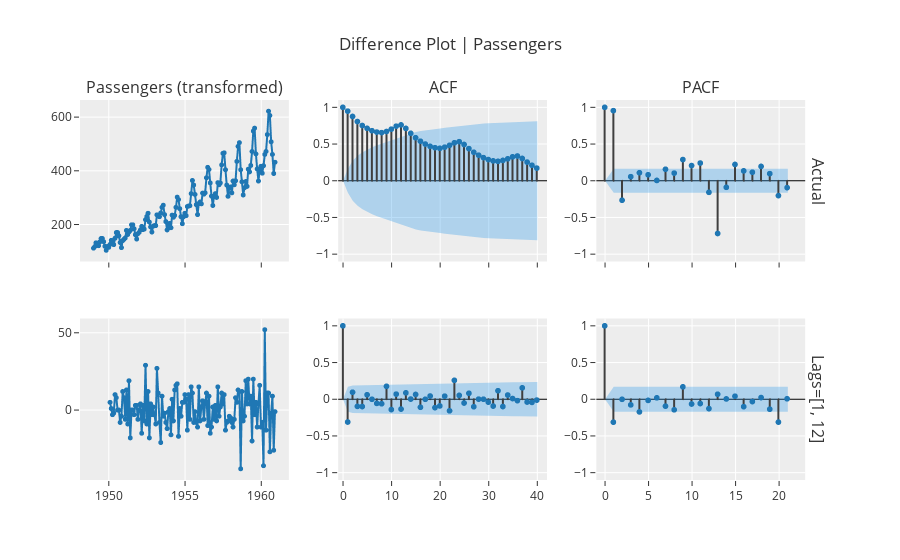

Notebook code cell kept with this figure:
### Code cell
exp.plot_model(plot="diff", data_kwargs={"lags_list": [[1,12]], "acf": True, "pacf": True})

### Figure 1 — Plotly figure (JSON) as saved in the notebook; plotly's stock layout.template omitted (floating-point values rounded to 4 significant figures; data arrays with more than 128 entries replaced by an {"elided": "..."} marker saying what was removed)
{"data": [{"line": {"color": "rgb(31, 119, 180)", "width": 2}, "marker": {"color": "rgb(31, 119, 180)", "size": 5}, "mode": "lines+markers", "name": "Actual", "showlegend": false, "type": "scattergl", "x": {"elided": "144 str values"}, "xaxis": "x", "y": {"elided": "144 int values"}, "yaxis": "y"}, {"line": {"color": "#3f3f3f"}, "mode": "lines", "name": "Actual", "showlegend": false, "type": "scattergl", "x": [0, 0], "xaxis": "x2", "y": [0, 1], "yaxis": "y2"}, {"line": {"color": "#3f3f3f"}, "mode": "lines", "name": "Actual", "showlegend": false, "type": "scattergl", "x": [1, 1], "xaxis": "x2", "y": [0, 0.948], "yaxis": "y2"}, {"line": {"color": "#3f3f3f"}, "mode": "lines", "name": "Actual", "showlegend": false, "type": "scattergl", "x": [2, 2], "xaxis": "x2", "y": [0, 0.8756], "yaxis": "y2"}, {"line": {"color": "#3f3f3f"}, "mode": "lines", "name": "Actual", "showlegend": false, "type": "scattergl", "x": [3, 3], "xaxis": "x2", "y": [0, 0.8067], "yaxis": "y2"}, {"line": {"color": "#3f3f3f"}, "mode": "lines", "name": "Actual", "showlegend": false, "type": "scattergl", "x": [4, 4], "xaxis": "x2", "y": [0, 0.7526], "yaxis": "y2"}, {"line": {"color": "#3f3f3f"}, "mode": "lines", "name": "Actual", "showlegend": false, "type": "scattergl", "x": [5, 5], "xaxis": "x2", "y": [0, 0.7138], "yaxis": "y2"}, {"line": {"color": "#3f3f3f"}, "mode": "lines", "name": "Actual", "showlegend": false, "type": "scattergl", "x": [6, 6], "xaxis": "x2", "y": [0, 0.6817], "yaxis": "y2"}, {"line": {"color": "#3f3f3f"}, "mode": "lines", "name": "Actual", "showlegend": false, "type": "scattergl", "x": [7, 7], "xaxis": "x2", "y": [0, 0.6629], "yaxis": "y2"}, {"line": {"color": "#3f3f3f"}, "mode": "lines", "name": "Actual", "showlegend": false, "type": "scattergl", "x": [8, 8], "xaxis": "x2", "y": [0, 0.6556], "yaxis": "y2"}, {"line": {"color": "#3f3f3f"}, "mode": "lines", "name": "Actual", "showlegend": false, "type": "scattergl", "x": [9, 9], "xaxis": "x2", "y": [0, 0.6709], "yaxis": "y2"}, {"line": {"color": "#3f3f3f"}, "mode": "lines", "name": "Actual", "showlegend": false, "type": "scattergl", "x": [10, 10], "xaxis": "x2", "y": [0, 0.7027], "yaxis": "y2"}, {"line": {"color": "#3f3f3f"}, "mode": "lines", "name": "Actual", "showlegend": false, "type": "scattergl", "x": [11, 11], "xaxis": "x2", "y": [0, 0.7432], "yaxis": "y2"}, {"line": {"color": "#3f3f3f"}, "mode": "lines", "name": "Actual", "showlegend": false, "type": "scattergl", "x": [12, 12], "xaxis": "x2", "y": [0, 0.7604], "yaxis": "y2"}, {"line": {"color": "#3f3f3f"}, "mode": "lines", "name": "Actual", "showlegend": false, "type": "scattergl", "x": [13, 13], "xaxis": "x2", "y": [0, 0.7127], "yaxis": "y2"}, {"line": {"color": "#3f3f3f"}, "mode": "lines", "name": "Actual", "showlegend": false, "type": "scattergl", "x": [14, 14], "xaxis": "x2", "y": [0, 0.6463], "yaxis": "y2"}, {"line": {"color": "#3f3f3f"}, "mode": "lines", "name": "Actual", "showlegend": false, "type": "scattergl", "x": [15, 15], "xaxis": "x2", "y": [0, 0.5859], "yaxis": "y2"}, {"line": {"color": "#3f3f3f"}, "mode": "lines", "name": "Actual", "showlegend": false, "type": "scattergl", "x": [16, 16], "xaxis": "x2", "y": [0, 0.538], "yaxis": "y2"}, {"line": {"color": "#3f3f3f"}, "mode": "lines", "name": "Actual", "showlegend": false, "type": "scattergl", "x": [17, 17], "xaxis": "x2", "y": [0, 0.4997], "yaxis": "y2"}, {"line": {"color": "#3f3f3f"}, "mode": "lines", "name": "Actual", "showlegend": false, "type": "scattergl", "x": [18, 18], "xaxis": "x2", "y": [0, 0.4687], "yaxis": "y2"}, {"line": {"color": "#3f3f3f"}, "mode": "lines", "name": "Actual", "showlegend": false, "type": "scattergl", "x": [19, 19], "xaxis": "x2", "y": [0, 0.4499], "yaxis": "y2"}, {"line": {"color": "#3f3f3f"}, "mode": "lines", "name": "Actual", "showlegend": false, "type": "scattergl", "x": [20, 20], "xaxis": "x2", "y": [0, 0.4416], "yaxis": "y2"}, {"line": {"color": "#3f3f3f"}, "mode": "lines", "name": "Actual", "showlegend": false, "type": "scattergl", "x": [21, 21], "xaxis": "x2", "y": [0, 0.4572], "yaxis": "y2"}, {"line": {"color": "#3f3f3f"}, "mode": "lines", "name": "Actual", "showlegend": false, "type": "scattergl", "x": [22, 22], "xaxis": "x2", "y": [0, 0.4825], "yaxis": "y2"}, {"line": {"color": "#3f3f3f"}, "mode": "lines", "name": "Actual", "showlegend": false, "type": "scattergl", "x": [23, 23], "xaxis": "x2", "y": [0, 0.5171], "yaxis": "y2"}, {"line": {"color": "#3f3f3f"}, "mode": "lines", "name": "Actual", "showlegend": false, "type": "scattergl", "x": [24, 24], "xaxis": "x2", "y": [0, 0.5322], "yaxis": "y2"}, {"line": {"color": "#3f3f3f"}, "mode": "lines", "name": "Actual", "showlegend": false, "type": "scattergl", "x": [25, 25], "xaxis": "x2", "y": [0, 0.494], "yaxis": "y2"}, {"line": {"color": "#3f3f3f"}, "mode": "lines", "name": "Actual", "showlegend": false, "type": "scattergl", "x": [26, 26], "xaxis": "x2", "y": [0, 0.4377], "yaxis": "y2"}, {"line": {"color": "#3f3f3f"}, "mode": "lines", "name": "Actual", "showlegend": false, "type": "scattergl", "x": [27, 27], "xaxis": "x2", "y": [0, 0.3876], "yaxis": "y2"}, {"line": {"color": "#3f3f3f"}, "mode": "lines", "name": "Actual", "showlegend": false, "type": "scattergl", "x": [28, 28], "xaxis": "x2", "y": [0, 0.348], "yaxis": "y2"}, {"line": {"color": "#3f3f3f"}, "mode": "lines", "name": "Actual", "showlegend": false, "type": "scattergl", "x": [29, 29], "xaxis": "x2", "y": [0, 0.315], "yaxis": "y2"}, {"line": {"color": "#3f3f3f"}, "mode": "lines", "name": "Actual", "showlegend": false, "type": "scattergl", "x": [30, 30], "xaxis": "x2", "y": [0, 0.2885], "yaxis": "y2"}, {"line": {"color": "#3f3f3f"}, "mode": "lines", "name": "Actual", "showlegend": false, "type": "scattergl", "x": [31, 31], "xaxis": "x2", "y": [0, 0.2708], "yaxis": "y2"}, {"line": {"color": "#3f3f3f"}, "mode": "lines", "name": "Actual", "showlegend": false, "type": "scattergl", "x": [32, 32], "xaxis": "x2", "y": [0, 0.2643], "yaxis": "y2"}, {"line": {"color": "#3f3f3f"}, "mode": "lines", "name": "Actual", "showlegend": false, "type": "scattergl", "x": [33, 33], "xaxis": "x2", "y": [0, 0.2768], "yaxis": "y2"}, {"line": {"color": "#3f3f3f"}, "mode": "lines", "name": "Actual", "showlegend": false, "type": "scattergl", "x": [34, 34], "xaxis": "x2", "y": [0, 0.2985], "yaxis": "y2"}, {"line": {"color": "#3f3f3f"}, "mode": "lines", "name": "Actual", "showlegend": false, "type": "scattergl", "x": [35, 35], "xaxis": "x2", "y": [0, 0.3256], "yaxis": "y2"}, {"line": {"color": "#3f3f3f"}, "mode": "lines", "name": "Actual", "showlegend": false, "type": "scattergl", "x": [36, 36], "xaxis": "x2", "y": [0, 0.337], "yaxis": "y2"}, {"line": {"color": "#3f3f3f"}, "mode": "lines", "name": "Actual", "showlegend": false, "type": "scattergl", "x": [37, 37], "xaxis": "x2", "y": [0, 0.3033], "yaxis": "y2"}, {"line": {"color": "#3f3f3f"}, "mode": "lines", "name": "Actual", "showlegend": false, "type": "scattergl", "x": [38, 38], "xaxis": "x2", "y": [0, 0.254], "yaxis": "y2"}, {"line": {"color": "#3f3f3f"}, "mode": "lines", "name": "Actual", "showlegend": false, "type": "scattergl", "x": [39, 39], "xaxis": "x2", "y": [0, 0.2107], "yaxis": "y2"}, {"line": {"color": "#3f3f3f"}, "mode": "lines", "name": "Actual", "showlegend": false, "type": "scattergl", "x": [40, 40], "xaxis": "x2", "y": [0, 0.1722], "yaxis": "y2"}, {"marker": {"color": "#1f77b4", "size": 6}, "mode": "markers", "name": "Actual", "showlegend": false, "type": "scattergl", "x": [0, 1, 2, 3, 4, 5, 6, 7, 8, 9, 10, 11, 12, 13, 14, 15, 16, 17, 18, 19, 20, 21, 22, 23, 24, 25, 26, 27, 28, 29, 30, 31, 32, 33, 34, 35, 36, 37, 38, 39, 40], "xaxis": "x2", "y": [1, 0.948, 0.8756, 0.8067, 0.7526, 0.7138, 0.6817, 0.6629, 0.6556, 0.6709, 0.7027, 0.7432, 0.7604, 0.7127, 0.6463, 0.5859, 0.538, 0.4997, 0.4687, 0.4499, 0.4416, 0.4572, 0.4825, 0.5171, 0.5322, 0.494, 0.4377, 0.3876, 0.348, 0.315, 0.2885, 0.2708, 0.2643, 0.2768, 0.2985, 0.3256, 0.337, 0.3033, 0.254, 0.2107, 0.1722], "yaxis": "y2"}, {"line": {"color": "rgba(255,255,255,0)"}, "mode": "lines", "name": "UC", "showlegend": false, "type": "scatter", "x": [0, 1, 2, 3, 4, 5, 6, 7, 8, 9, 10, 11, 12, 13, 14, 15, 16, 17, 18, 19, 20, 21, 22, 23, 24, 25, 26, 27, 28, 29, 30, 31, 32, 33, 34, 35, 36, 37, 38, 39, 40], "xaxis": "x2", "y": [0, 0.1633, 0.2732, 0.3399, 0.3876, 0.4248, 0.4557, 0.4821, 0.5059, 0.528, 0.5503, 0.5738, 0.5989, 0.6241, 0.6455, 0.6625, 0.6762, 0.6875, 0.6971, 0.7055, 0.7131, 0.7204, 0.7281, 0.7365, 0.7462, 0.7562, 0.7648, 0.7714, 0.7766, 0.7808, 0.7841, 0.787, 0.7895, 0.7918, 0.7944, 0.7974, 0.8009, 0.8047, 0.8077, 0.8099, 0.8113], "yaxis": "y2"}, {"fill": "tonexty", "fillcolor": "rgba(32, 146, 230,0.3)", "line": {"color": "rgba(255,255,255,0)"}, "mode": "lines", "name": "LC", "showlegend": false, "type": "scatter", "x": [0, 1, 2, 3, 4, 5, 6, 7, 8, 9, 10, 11, 12, 13, 14, 15, 16, 17, 18, 19, 20, 21, 22, 23, 24, 25, 26, 27, 28, 29, 30, 31, 32, 33, 34, 35, 36, 37, 38, 39, 40], "xaxis": "x2", "y": [0, -0.1633, -0.2732, -0.3399, -0.3876, -0.4248, -0.4557, -0.4821, -0.5059, -0.528, -0.5503, -0.5738, -0.5989, -0.6241, -0.6455, -0.6625, -0.6762, -0.6875, -0.6971, -0.7055, -0.7131, -0.7204, -0.7281, -0.7365, -0.7462, -0.7562, -0.7648, -0.7714, -0.7766, -0.7808, -0.7841, -0.787, -0.7895, -0.7918, -0.7944, -0.7974, -0.8009, -0.8047, -0.8077, -0.8099, -0.8113], "yaxis": "y2"}, {"line": {"color": "#3f3f3f"}, "mode": "lines", "name": "Actual", "showlegend": false, "type": "scattergl", "x": [0, 0], "xaxis": "x3", "y": [0, 1], "yaxis": "y3"}, {"line": {"color": "#3f3f3f"}, "mode": "lines", "name": "Actual", "showlegend": false, "type": "scattergl", "x": [1, 1], "xaxis": "x3", "y": [0, 0.9547], "yaxis": "y3"}, {"line": {"color": "#3f3f3f"}, "mode": "lines", "name": "Actual", "showlegend": false, "type": "scattergl", "x": [2, 2], "xaxis": "x3", "y": [0, -0.2653], "yaxis": "y3"}, {"line": {"color": "#3f3f3f"}, "mode": "lines", "name": "Actual", "showlegend": false, "type": "scattergl", "x": [3, 3], "xaxis": "x3", "y": [0, 0.05547], "yaxis": "y3"}, {"line": {"color": "#3f3f3f"}, "mode": "lines", "name": "Actual", "showlegend": false, "type": "scattergl", "x": [4, 4], "xaxis": "x3", "y": [0, 0.1089], "yaxis": "y3"}, {"line": {"color": "#3f3f3f"}, "mode": "lines", "name": "Actual", "showlegend": false, "type": "scattergl", "x": [5, 5], "xaxis": "x3", "y": [0, 0.08113], "yaxis": "y3"}, {"line": {"color": "#3f3f3f"}, "mode": "lines", "name": "Actual", "showlegend": false, "type": "scattergl", "x": [6, 6], "xaxis": "x3", "y": [0, 0.004125], "yaxis": "y3"}, {"line": {"color": "#3f3f3f"}, "mode": "lines", "name": "Actual", "showlegend": false, "type": "scattergl", "x": [7, 7], "xaxis": "x3", "y": [0, 0.1562], "yaxis": "y3"}, {"line": {"color": "#3f3f3f"}, "mode": "lines", "name": "Actual", "showlegend": false, "type": "scattergl", "x": [8, 8], "xaxis": "x3", "y": [0, 0.1037], "yaxis": "y3"}, {"line": {"color": "#3f3f3f"}, "mode": "lines", "name": "Actual", "showlegend": false, "type": "scattergl", "x": [9, 9], "xaxis": "x3", "y": [0, 0.2888], "yaxis": "y3"}, {"line": {"color": "#3f3f3f"}, "mode": "lines", "name": "Actual", "showlegend": false, "type": "scattergl", "x": [10, 10], "xaxis": "x3", "y": [0, 0.2069], "yaxis": "y3"}, {"line": {"color": "#3f3f3f"}, "mode": "lines", "name": "Actual", "showlegend": false, "type": "scattergl", "x": [11, 11], "xaxis": "x3", "y": [0, 0.2411], "yaxis": "y3"}, {"line": {"color": "#3f3f3f"}, "mode": "lines", "name": "Actual", "showlegend": false, "type": "scattergl", "x": [12, 12], "xaxis": "x3", "y": [0, -0.158], "yaxis": "y3"}, {"line": {"color": "#3f3f3f"}, "mode": "lines", "name": "Actual", "showlegend": false, "type": "scattergl", "x": [13, 13], "xaxis": "x3", "y": [0, -0.7183], "yaxis": "y3"}, {"line": {"color": "#3f3f3f"}, "mode": "lines", "name": "Actual", "showlegend": false, "type": "scattergl", "x": [14, 14], "xaxis": "x3", "y": [0, -0.08948], "yaxis": "y3"}, {"line": {"color": "#3f3f3f"}, "mode": "lines", "name": "Actual", "showlegend": false, "type": "scattergl", "x": [15, 15], "xaxis": "x3", "y": [0, 0.2216], "yaxis": "y3"}, {"line": {"color": "#3f3f3f"}, "mode": "lines", "name": "Actual", "showlegend": false, "type": "scattergl", "x": [16, 16], "xaxis": "x3", "y": [0, 0.1346], "yaxis": "y3"}, {"line": {"color": "#3f3f3f"}, "mode": "lines", "name": "Actual", "showlegend": false, "type": "scattergl", "x": [17, 17], "xaxis": "x3", "y": [0, 0.1156], "yaxis": "y3"}, {"line": {"color": "#3f3f3f"}, "mode": "lines", "name": "Actual", "showlegend": false, "type": "scattergl", "x": [18, 18], "xaxis": "x3", "y": [0, 0.1948], "yaxis": "y3"}, {"line": {"color": "#3f3f3f"}, "mode": "lines", "name": "Actual", "showlegend": false, "type": "scattergl", "x": [19, 19], "xaxis": "x3", "y": [0, 0.09666], "yaxis": "y3"}, {"line": {"color": "#3f3f3f"}, "mode": "lines", "name": "Actual", "showlegend": false, "type": "scattergl", "x": [20, 20], "xaxis": "x3", "y": [0, -0.2022], "yaxis": "y3"}, {"line": {"color": "#3f3f3f"}, "mode": "lines", "name": "Actual", "showlegend": false, "type": "scattergl", "x": [21, 21], "xaxis": "x3", "y": [0, -0.09364], "yaxis": "y3"}, {"marker": {"color": "#1f77b4", "size": 6}, "mode": "markers", "name": "Actual", "showlegend": false, "type": "scattergl", "x": [0, 1, 2, 3, 4, 5, 6, 7, 8, 9, 10, 11, 12, 13, 14, 15, 16, 17, 18, 19, 20, 21], "xaxis": "x3", "y": [1, 0.9547, -0.2653, 0.05547, 0.1089, 0.08113, 0.004125, 0.1562, 0.1037, 0.2888, 0.2069, 0.2411, -0.158, -0.7183, -0.08948, 0.2216, 0.1346, 0.1156, 0.1948, 0.09666, -0.2022, -0.09364], "yaxis": "y3"}, {"line": {"color": "rgba(255,255,255,0)"}, "mode": "lines", "name": "UC", "showlegend": false, "type": "scatter", "x": [0, 1, 2, 3, 4, 5, 6, 7, 8, 9, 10, 11, 12, 13, 14, 15, 16, 17, 18, 19, 20, 21], "xaxis": "x3", "y": [0, 0.1633, 0.1633, 0.1633, 0.1633, 0.1633, 0.1633, 0.1633, 0.1633, 0.1633, 0.1633, 0.1633, 0.1633, 0.1633, 0.1633, 0.1633, 0.1633, 0.1633, 0.1633, 0.1633, 0.1633, 0.1633], "yaxis": "y3"}, {"fill": "tonexty", "fillcolor": "rgba(32, 146, 230,0.3)", "line": {"color": "rgba(255,255,255,0)"}, "mode": "lines", "name": "LC", "showlegend": false, "type": "scatter", "x": [0, 1, 2, 3, 4, 5, 6, 7, 8, 9, 10, 11, 12, 13, 14, 15, 16, 17, 18, 19, 20, 21], "xaxis": "x3", "y": [0, -0.1633, -0.1633, -0.1633, -0.1633, -0.1633, -0.1633, -0.1633, -0.1633, -0.1633, -0.1633, -0.1633, -0.1633, -0.1633, -0.1633, -0.1633, -0.1633, -0.1633, -0.1633, -0.1633, -0.1633, -0.1633], "yaxis": "y3"}, {"line": {"color": "rgb(31, 119, 180)", "width": 2}, "marker": {"color": "rgb(31, 119, 180)", "size": 5}, "mode": "lines+markers", "name": "Lags=[1, 12]", "showlegend": false, "type": "scattergl", "x": {"elided": "131 str values"}, "xaxis": "x4", "y": {"elided": "131 int values"}, "yaxis": "y4"}, {"line": {"color": "#3f3f3f"}, "mode": "lines", "name": "Lags=[1, 12]", "showlegend": false, "type": "scattergl", "x": [0, 0], "xaxis": "x5", "y": [0, 1], "yaxis": "y5"}, {"line": {"color": "#3f3f3f"}, "mode": "lines", "name": "Lags=[1, 12]", "showlegend": false, "type": "scattergl", "x": [1, 1], "xaxis": "x5", "y": [0, -0.3098], "yaxis": "y5"}, {"line": {"color": "#3f3f3f"}, "mode": "lines", "name": "Lags=[1, 12]", "showlegend": false, "type": "scattergl", "x": [2, 2], "xaxis": "x5", "y": [0, 0.09535], "yaxis": "y5"}, {"line": {"color": "#3f3f3f"}, "mode": "lines", "name": "Lags=[1, 12]", "showlegend": false, "type": "scattergl", "x": [3, 3], "xaxis": "x5", "y": [0, -0.09689], "yaxis": "y5"}, {"line": {"color": "#3f3f3f"}, "mode": "lines", "name": "Lags=[1, 12]", "showlegend": false, "type": "scattergl", "x": [4, 4], "xaxis": "x5", "y": [0, -0.099], "yaxis": "y5"}, {"line": {"color": "#3f3f3f"}, "mode": "lines", "name": "Lags=[1, 12]", "showlegend": false, "type": "scattergl", "x": [5, 5], "xaxis": "x5", "y": [0, 0.061], "yaxis": "y5"}, {"line": {"color": "#3f3f3f"}, "mode": "lines", "name": "Lags=[1, 12]", "showlegend": false, "type": "scattergl", "x": [6, 6], "xaxis": "x5", "y": [0, -0.0002878], "yaxis": "y5"}, {"line": {"color": "#3f3f3f"}, "mode": "lines", "name": "Lags=[1, 12]", "showlegend": false, "type": "scattergl", "x": [7, 7], "xaxis": "x5", "y": [0, -0.05611], "yaxis": "y5"}, {"line": {"color": "#3f3f3f"}, "mode": "lines", "name": "Lags=[1, 12]", "showlegend": false, "type": "scattergl", "x": [8, 8], "xaxis": "x5", "y": [0, -0.06097], "yaxis": "y5"}, {"line": {"color": "#3f3f3f"}, "mode": "lines", "name": "Lags=[1, 12]", "showlegend": false, "type": "scattergl", "x": [9, 9], "xaxis": "x5", "y": [0, 0.1759], "yaxis": "y5"}, {"line": {"color": "#3f3f3f"}, "mode": "lines", "name": "Lags=[1, 12]", "showlegend": false, "type": "scattergl", "x": [10, 10], "xaxis": "x5", "y": [0, -0.1403], "yaxis": "y5"}, {"line": {"color": "#3f3f3f"}, "mode": "lines", "name": "Lags=[1, 12]", "showlegend": false, "type": "scattergl", "x": [11, 11], "xaxis": "x5", "y": [0, 0.06974], "yaxis": "y5"}, {"line": {"color": "#3f3f3f"}, "mode": "lines", "name": "Lags=[1, 12]", "showlegend": false, "type": "scattergl", "x": [12, 12], "xaxis": "x5", "y": [0, -0.1337], "yaxis": "y5"}, {"line": {"color": "#3f3f3f"}, "mode": "lines", "name": "Lags=[1, 12]", "showlegend": false, "type": "scattergl", "x": [13, 13], "xaxis": "x5", "y": [0, 0.08718], "yaxis": "y5"}, {"line": {"color": "#3f3f3f"}, "mode": "lines", "name": "Lags=[1, 12]", "showlegend": false, "type": "scattergl", "x": [14, 14], "xaxis": "x5", "y": [0, 0.002494], "yaxis": "y5"}, {"line": {"color": "#3f3f3f"}, "mode": "lines", "name": "Lags=[1, 12]", "showlegend": false, "type": "scattergl", "x": [15, 15], "xaxis": "x5", "y": [0, 0.06533], "yaxis": "y5"}, {"line": {"color": "#3f3f3f"}, "mode": "lines", "name": "Lags=[1, 12]", "showlegend": false, "type": "scattergl", "x": [16, 16], "xaxis": "x5", "y": [0, -0.1092], "yaxis": "y5"}, {"line": {"color": "#3f3f3f"}, "mode": "lines", "name": "Lags=[1, 12]", "showlegend": false, "type": "scattergl", "x": [17, 17], "xaxis": "x5", "y": [0, -0.0003376], "yaxis": "y5"}, {"line": {"color": "#3f3f3f"}, "mode": "lines", "name": "Lags=[1, 12]", "showlegend": false, "type": "scattergl", "x": [18, 18], "xaxis": "x5", "y": [0, 0.04403], "yaxis": "y5"}, {"line": {"color": "#3f3f3f"}, "mode": "lines", "name": "Lags=[1, 12]", "showlegend": false, "type": "scattergl", "x": [19, 19], "xaxis": "x5", "y": [0, -0.1139], "yaxis": "y5"}, {"line": {"color": "#3f3f3f"}, "mode": "lines", "name": "Lags=[1, 12]", "showlegend": false, "type": "scattergl", "x": [20, 20], "xaxis": "x5", "y": [0, -0.09127], "yaxis": "y5"}, {"line": {"color": "#3f3f3f"}, "mode": "lines", "name": "Lags=[1, 12]", "showlegend": false, "type": "scattergl", "x": [21, 21], "xaxis": "x5", "y": [0, 0.04194], "yaxis": "y5"}, {"line": {"color": "#3f3f3f"}, "mode": "lines", "name": "Lags=[1, 12]", "showlegend": false, "type": "scattergl", "x": [22, 22], "xaxis": "x5", "y": [0, -0.1573], "yaxis": "y5"}, {"line": {"color": "#3f3f3f"}, "mode": "lines", "name": "Lags=[1, 12]", "showlegend": false, "type": "scattergl", "x": [23, 23], "xaxis": "x5", "y": [0, 0.2576], "yaxis": "y5"}, {"line": {"color": "#3f3f3f"}, "mode": "lines", "name": "Lags=[1, 12]", "showlegend": false, "type": "scattergl", "x": [24, 24], "xaxis": "x5", "y": [0, 0.05284], "yaxis": "y5"}, {"line": {"color": "#3f3f3f"}, "mode": "lines", "name": "Lags=[1, 12]", "showlegend": false, "type": "scattergl", "x": [25, 25], "xaxis": "x5", "y": [0, -0.0511], "yaxis": "y5"}, {"line": {"color": "#3f3f3f"}, "mode": "lines", "name": "Lags=[1, 12]", "showlegend": false, "type": "scattergl", "x": [26, 26], "xaxis": "x5", "y": [0, 0.08145], "yaxis": "y5"}, {"line": {"color": "#3f3f3f"}, "mode": "lines", "name": "Lags=[1, 12]", "showlegend": false, "type": "scattergl", "x": [27, 27], "xaxis": "x5", "y": [0, -0.1019], "yaxis": "y5"}, {"line": {"color": "#3f3f3f"}, "mode": "lines", "name": "Lags=[1, 12]", "showlegend": false, "type": "scattergl", "x": [28, 28], "xaxis": "x5", "y": [0, 0.001517], "yaxis": "y5"}, {"line": {"color": "#3f3f3f"}, "mode": "lines", "name": "Lags=[1, 12]", "showlegend": false, "type": "scattergl", "x": [29, 29], "xaxis": "x5", "y": [0, 0.0004832], "yaxis": "y5"}, {"line": {"color": "#3f3f3f"}, "mode": "lines", "name": "Lags=[1, 12]", "showlegend": false, "type": "scattergl", "x": [30, 30], "xaxis": "x5", "y": [0, -0.03933], "yaxis": "y5"}, {"line": {"color": "#3f3f3f"}, "mode": "lines", "name": "Lags=[1, 12]", "showlegend": false, "type": "scattergl", "x": [31, 31], "xaxis": "x5", "y": [0, -0.09298], "yaxis": "y5"}, {"line": {"color": "#3f3f3f"}, "mode": "lines", "name": "Lags=[1, 12]", "showlegend": false, "type": "scattergl", "x": [32, 32], "xaxis": "x5", "y": [0, 0.1159], "yaxis": "y5"}, {"line": {"color": "#3f3f3f"}, "mode": "lines", "name": "Lags=[1, 12]", "showlegend": false, "type": "scattergl", "x": [33, 33], "xaxis": "x5", "y": [0, -0.09904], "yaxis": "y5"}, {"line": {"color": "#3f3f3f"}, "mode": "lines", "name": "Lags=[1, 12]", "showlegend": false, "type": "scattergl", "x": [34, 34], "xaxis": "x5", "y": [0, 0.05731], "yaxis": "y5"}, {"line": {"color": "#3f3f3f"}, "mode": "lines", "name": "Lags=[1, 12]", "showlegend": false, "type": "scattergl", "x": [35, 35], "xaxis": "x5", "y": [0, 0.009944], "yaxis": "y5"}, {"line": {"color": "#3f3f3f"}, "mode": "lines", "name": "Lags=[1, 12]", "showlegend": false, "type": "scattergl", "x": [36, 36], "xaxis": "x5", "y": [0, -0.01865], "yaxis": "y5"}, {"line": {"color": "#3f3f3f"}, "mode": "lines", "name": "Lags=[1, 12]", "showlegend": false, "type": "scattergl", "x": [37, 37], "xaxis": "x5", "y": [0, 0.1553], "yaxis": "y5"}, {"line": {"color": "#3f3f3f"}, "mode": "lines", "name": "Lags=[1, 12]", "showlegend": false, "type": "scattergl", "x": [38, 38], "xaxis": "x5", "y": [0, -0.03728], "yaxis": "y5"}, {"line": {"color": "#3f3f3f"}, "mode": "lines", "name": "Lags=[1, 12]", "showlegend": false, "type": "scattergl", "x": [39, 39], "xaxis": "x5", "y": [0, -0.04304], "yaxis": "y5"}, {"line": {"color": "#3f3f3f"}, "mode": "lines", "name": "Lags=[1, 12]", "showlegend": false, "type": "scattergl", "x": [40, 40], "xaxis": "x5", "y": [0, -0.0113], "yaxis": "y5"}, {"marker": {"color": "#1f77b4", "size": 6}, "mode": "markers", "name": "Lags=[1, 12]", "showlegend": false, "type": "scattergl", "x": [0, 1, 2, 3, 4, 5, 6, 7, 8, 9, 10, 11, 12, 13, 14, 15, 16, 17, 18, 19, 20, 21, 22, 23, 24, 25, 26, 27, 28, 29, 30, 31, 32, 33, 34, 35, 36, 37, 38, 39, 40], "xaxis": "x5", "y": [1, -0.3098, 0.09535, -0.09689, -0.099, 0.061, -0.0002878, -0.05611, -0.06097, 0.1759, -0.1403, 0.06974, -0.1337, 0.08718, 0.002494, 0.06533, -0.1092, -0.0003376, 0.04403, -0.1139, -0.09127, 0.04194, -0.1573, 0.2576, 0.05284, -0.0511, 0.08145, -0.1019, 0.001517, 0.0004832, -0.03933, -0.09298, 0.1159, -0.09904, 0.05731, 0.009944, -0.01865, 0.1553, -0.03728, -0.04304, -0.0113], "yaxis": "y5"}, {"line": {"color": "rgba(255,255,255,0)"}, "mode": "lines", "name": "UC", "showlegend": false, "type": "scatter", "x": [0, 1, 2, 3, 4, 5, 6, 7, 8, 9, 10, 11, 12, 13, 14, 15, 16, 17, 18, 19, 20, 21, 22, 23, 24, 25, 26, 27, 28, 29, 30, 31, 32, 33, 34, 35, 36, 37, 38, 39, 40], "xaxis": "x5", "y": [0, 0.1712, 0.187, 0.1884, 0.1898, 0.1913, 0.1919, 0.1919, 0.1924, 0.193, 0.1976, 0.2005, 0.2012, 0.2038, 0.2049, 0.2049, 0.2055, 0.2072, 0.2072, 0.2075, 0.2093, 0.2105, 0.2107, 0.2141, 0.223, 0.2234, 0.2237, 0.2246, 0.226, 0.226, 0.226, 0.2262, 0.2273, 0.229, 0.2303, 0.2307, 0.2307, 0.2307, 0.2338, 0.2339, 0.2342], "yaxis": "y5"}, {"fill": "tonexty", "fillcolor": "rgba(32, 146, 230,0.3)", "line": {"color": "rgba(255,255,255,0)"}, "mode": "lines", "name": "LC", "showlegend": false, "type": "scatter", "x": [0, 1, 2, 3, 4, 5, 6, 7, 8, 9, 10, 11, 12, 13, 14, 15, 16, 17, 18, 19, 20, 21, 22, 23, 24, 25, 26, 27, 28, 29, 30, 31, 32, 33, 34, 35, 36, 37, 38, 39, 40], "xaxis": "x5", "y": [0, -0.1712, -0.187, -0.1884, -0.1898, -0.1913, -0.1919, -0.1919, -0.1924, -0.193, -0.1976, -0.2005, -0.2012, -0.2038, -0.2049, -0.2049, -0.2055, -0.2072, -0.2072, -0.2075, -0.2093, -0.2105, -0.2107, -0.2141, -0.223, -0.2234, -0.2237, -0.2246, -0.226, -0.226, -0.226, -0.2262, -0.2273, -0.229, -0.2303, -0.2307, -0.2307, -0.2307, -0.2338, -0.2339, -0.2342], "yaxis": "y5"}, {"line": {"color": "#3f3f3f"}, "mode": "lines", "name": "Lags=[1, 12]", "showlegend": false, "type": "scattergl", "x": [0, 0], "xaxis": "x6", "y": [0, 1], "yaxis": "y6"}, {"line": {"color": "#3f3f3f"}, "mode": "lines", "name": "Lags=[1, 12]", "showlegend": false, "type": "scattergl", "x": [1, 1], "xaxis": "x6", "y": [0, -0.3122], "yaxis": "y6"}, {"line": {"color": "#3f3f3f"}, "mode": "lines", "name": "Lags=[1, 12]", "showlegend": false, "type": "scattergl", "x": [2, 2], "xaxis": "x6", "y": [0, -0.0007066], "yaxis": "y6"}, {"line": {"color": "#3f3f3f"}, "mode": "lines", "name": "Lags=[1, 12]", "showlegend": false, "type": "scattergl", "x": [3, 3], "xaxis": "x6", "y": [0, -0.0766], "yaxis": "y6"}, {"line": {"color": "#3f3f3f"}, "mode": "lines", "name": "Lags=[1, 12]", "showlegend": false, "type": "scattergl", "x": [4, 4], "xaxis": "x6", "y": [0, -0.1723], "yaxis": "y6"}, {"line": {"color": "#3f3f3f"}, "mode": "lines", "name": "Lags=[1, 12]", "showlegend": false, "type": "scattergl", "x": [5, 5], "xaxis": "x6", "y": [0, -0.01593], "yaxis": "y6"}, {"line": {"color": "#3f3f3f"}, "mode": "lines", "name": "Lags=[1, 12]", "showlegend": false, "type": "scattergl", "x": [6, 6], "xaxis": "x6", "y": [0, 0.01907], "yaxis": "y6"}, {"line": {"color": "#3f3f3f"}, "mode": "lines", "name": "Lags=[1, 12]", "showlegend": false, "type": "scattergl", "x": [7, 7], "xaxis": "x6", "y": [0, -0.09355], "yaxis": "y6"}, {"line": {"color": "#3f3f3f"}, "mode": "lines", "name": "Lags=[1, 12]", "showlegend": false, "type": "scattergl", "x": [8, 8], "xaxis": "x6", "y": [0, -0.1434], "yaxis": "y6"}, {"line": {"color": "#3f3f3f"}, "mode": "lines", "name": "Lags=[1, 12]", "showlegend": false, "type": "scattergl", "x": [9, 9], "xaxis": "x6", "y": [0, 0.1688], "yaxis": "y6"}, {"line": {"color": "#3f3f3f"}, "mode": "lines", "name": "Lags=[1, 12]", "showlegend": false, "type": "scattergl", "x": [10, 10], "xaxis": "x6", "y": [0, -0.06454], "yaxis": "y6"}, {"line": {"color": "#3f3f3f"}, "mode": "lines", "name": "Lags=[1, 12]", "showlegend": false, "type": "scattergl", "x": [11, 11], "xaxis": "x6", "y": [0, -0.0585], "yaxis": "y6"}, {"line": {"color": "#3f3f3f"}, "mode": "lines", "name": "Lags=[1, 12]", "showlegend": false, "type": "scattergl", "x": [12, 12], "xaxis": "x6", "y": [0, -0.1274], "yaxis": "y6"}, {"line": {"color": "#3f3f3f"}, "mode": "lines", "name": "Lags=[1, 12]", "showlegend": false, "type": "scattergl", "x": [13, 13], "xaxis": "x6", "y": [0, 0.06826], "yaxis": "y6"}, {"line": {"color": "#3f3f3f"}, "mode": "lines", "name": "Lags=[1, 12]", "showlegend": false, "type": "scattergl", "x": [14, 14], "xaxis": "x6", "y": [0, 0.004154], "yaxis": "y6"}, {"line": {"color": "#3f3f3f"}, "mode": "lines", "name": "Lags=[1, 12]", "showlegend": false, "type": "scattergl", "x": [15, 15], "xaxis": "x6", "y": [0, 0.04127], "yaxis": "y6"}, {"line": {"color": "#3f3f3f"}, "mode": "lines", "name": "Lags=[1, 12]", "showlegend": false, "type": "scattergl", "x": [16, 16], "xaxis": "x6", "y": [0, -0.1011], "yaxis": "y6"}, {"line": {"color": "#3f3f3f"}, "mode": "lines", "name": "Lags=[1, 12]", "showlegend": false, "type": "scattergl", "x": [17, 17], "xaxis": "x6", "y": [0, -0.03167], "yaxis": "y6"}, {"line": {"color": "#3f3f3f"}, "mode": "lines", "name": "Lags=[1, 12]", "showlegend": false, "type": "scattergl", "x": [18, 18], "xaxis": "x6", "y": [0, 0.02302], "yaxis": "y6"}, {"line": {"color": "#3f3f3f"}, "mode": "lines", "name": "Lags=[1, 12]", "showlegend": false, "type": "scattergl", "x": [19, 19], "xaxis": "x6", "y": [0, -0.1355], "yaxis": "y6"}, {"line": {"color": "#3f3f3f"}, "mode": "lines", "name": "Lags=[1, 12]", "showlegend": false, "type": "scattergl", "x": [20, 20], "xaxis": "x6", "y": [0, -0.3114], "yaxis": "y6"}, {"line": {"color": "#3f3f3f"}, "mode": "lines", "name": "Lags=[1, 12]", "showlegend": false, "type": "scattergl", "x": [21, 21], "xaxis": "x6", "y": [0, 0.006401], "yaxis": "y6"}, {"marker": {"color": "#1f77b4", "size": 6}, "mode": "markers", "name": "Lags=[1, 12]", "showlegend": false, "type": "scattergl", "x": [0, 1, 2, 3, 4, 5, 6, 7, 8, 9, 10, 11, 12, 13, 14, 15, 16, 17, 18, 19, 20, 21], "xaxis": "x6", "y": [1, -0.3122, -0.0007066, -0.0766, -0.1723, -0.01593, 0.01907, -0.09355, -0.1434, 0.1688, -0.06454, -0.0585, -0.1274, 0.06826, 0.004154, 0.04127, -0.1011, -0.03167, 0.02302, -0.1355, -0.3114, 0.006401], "yaxis": "y6"}, {"line": {"color": "rgba(255,255,255,0)"}, "mode": "lines", "name": "UC", "showlegend": false, "type": "scatter", "x": [0, 1, 2, 3, 4, 5, 6, 7, 8, 9, 10, 11, 12, 13, 14, 15, 16, 17, 18, 19, 20, 21], "xaxis": "x6", "y": [0, 0.1712, 0.1712, 0.1712, 0.1712, 0.1712, 0.1712, 0.1712, 0.1712, 0.1712, 0.1712, 0.1712, 0.1712, 0.1712, 0.1712, 0.1712, 0.1712, 0.1712, 0.1712, 0.1712, 0.1712, 0.1712], "yaxis": "y6"}, {"fill": "tonexty", "fillcolor": "rgba(32, 146, 230,0.3)", "line": {"color": "rgba(255,255,255,0)"}, "mode": "lines", "name": "LC", "showlegend": false, "type": "scatter", "x": [0, 1, 2, 3, 4, 5, 6, 7, 8, 9, 10, 11, 12, 13, 14, 15, 16, 17, 18, 19, 20, 21], "xaxis": "x6", "y": [0, -0.1712, -0.1712, -0.1712, -0.1712, -0.1712, -0.1712, -0.1712, -0.1712, -0.1712, -0.1712, -0.1712, -0.1712, -0.1712, -0.1712, -0.1712, -0.1712, -0.1712, -0.1712, -0.1712, -0.1712, -0.1712], "yaxis": "y6"}], "layout": {"annotations": [{"font": {"size": 16}, "showarrow": false, "text": "Passengers (transformed)", "x": 0.1411, "xanchor": "center", "xref": "paper", "y": 1, "yanchor": "bottom", "yref": "paper"}, {"font": {"size": 16}, "showarrow": false, "text": "ACF", "x": 0.49, "xanchor": "center", "xref": "paper", "y": 1, "yanchor": "bottom", "yref": "paper"}, {"font": {"size": 16}, "showarrow": false, "text": "PACF", "x": 0.8389, "xanchor": "center", "xref": "paper", "y": 1, "yanchor": "bottom", "yref": "paper"}, {"font": {"size": 16}, "showarrow": false, "text": "Actual", "textangle": 90, "x": 0.98, "xanchor": "left", "xref": "paper", "y": 0.7875, "yanchor": "middle", "yref": "paper"}, {"font": {"size": 16}, "showarrow": false, "text": "Lags=[1, 12]", "textangle": 90, "x": 0.98, "xanchor": "left", "xref": "paper", "y": 0.2125, "yanchor": "middle", "yref": "paper"}], "showlegend": false, "title": {"text": "Difference Plot | Passengers"}, "xaxis": {"anchor": "y", "domain": [0, 0.2822], "matches": "x4", "showticklabels": false}, "xaxis2": {"anchor": "y2", "domain": [0.3489, 0.6311], "matches": "x5", "range": [-1, 42], "showticklabels": false}, "xaxis3": {"anchor": "y3", "domain": [0.6978, 0.98], "matches": "x6", "range": [-1, 23], "showticklabels": false}, "xaxis4": {"anchor": "y4", "domain": [0, 0.2822]}, "xaxis5": {"anchor": "y5", "domain": [0.3489, 0.6311], "range": [-1, 42]}, "xaxis6": {"anchor": "y6", "domain": [0.6978, 0.98], "range": [-1, 23]}, "yaxis": {"anchor": "x", "domain": [0.575, 1]}, "yaxis2": {"anchor": "x2", "domain": [0.575, 1], "range": [-1.1, 1.1], "zerolinecolor": "#000000"}, "yaxis3": {"anchor": "x3", "domain": [0.575, 1], "range": [-1.1, 1.1], "zerolinecolor": "#000000"}, "yaxis4": {"anchor": "x4", "domain": [0, 0.425]}, "yaxis5": {"anchor": "x5", "domain": [0, 0.425], "range": [-1.1, 1.1], "zerolinecolor": "#000000"}, "yaxis6": {"anchor": "x6", "domain": [0, 0.425], "range": [-1.1, 1.1], "zerolinecolor": "#000000"}}}
